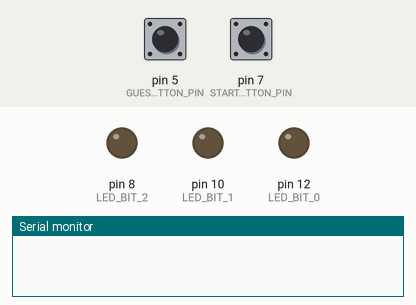
This sketch was run on a simulated Arduino Uno, built with avr-gcc and run on an emulated ATmega328P. Parts: output pins drawn as LEDs (lit = HIGH), the last lines printed to the serial monitor. The test bench sets the inputs (shaded band); at power-on: pin 5 (GUESS_BUTTON_PIN) LOW, pin 7 (START_BUTTON_PIN) LOW. Random numbers use the default seed unless the sketch sets one.

Above: at 1.2 s.
1.3 s: pin 5 (GUESS_BUTTON_PIN) pulled HIGH for 0.15 s
At 1.9 s:
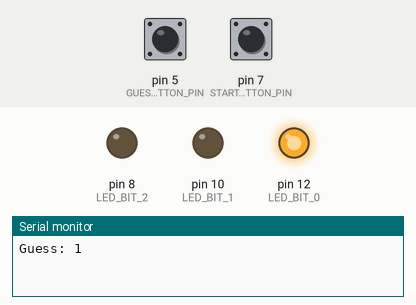
2.9 s: pin 7 (START_BUTTON_PIN) pulled HIGH for 0.15 s
At 4.1 s:
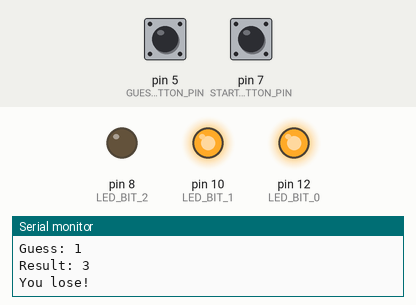
4.5 s: pin 5 (GUESS_BUTTON_PIN) pulled HIGH for 1 s
At 5.3 s:
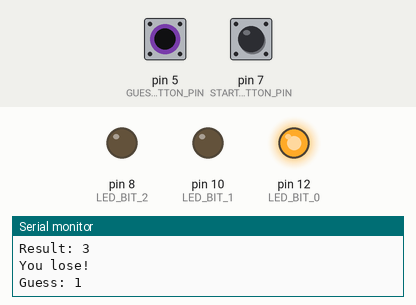
7.0 s: pin 7 (START_BUTTON_PIN) pulled HIGH for 1 s
At 7.4 s:
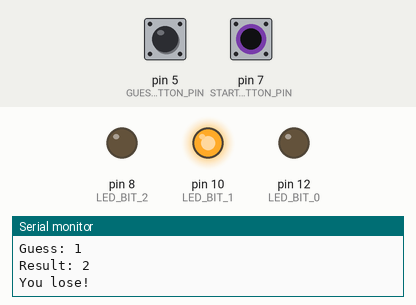
9.5 s: pin 7 (START_BUTTON_PIN) pulled HIGH for 3.2 s
At 10.5 s:
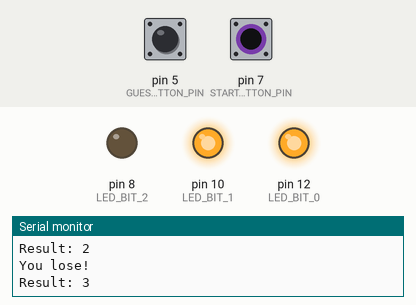
14.2 s: pin 7 (START_BUTTON_PIN) pulled HIGH for 0.15 s
At 15.3 s:
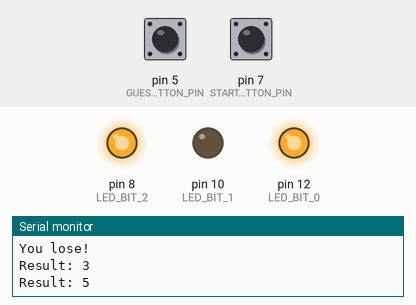
Timing chart, 0 to 16.8 s (numbered marks = the images above; inputs shaded):
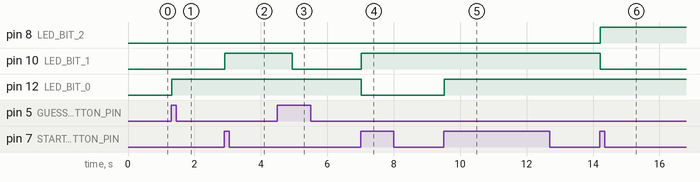

Measured:
- after the input at 1.3 s, pin 12 (LED_BIT_0): LOW → HIGH at once
- after the input at 2.9 s, pin 10 (LED_BIT_1): LOW → HIGH at once
- after the input at 4.5 s, pin 10 (LED_BIT_1): HIGH → LOW after 0.44 s
- after the input at 7.0 s, pin 10 (LED_BIT_1): LOW → HIGH at once; pin 12 (LED_BIT_0): HIGH → LOW at once
- after the input at 9.5 s, pin 12 (LED_BIT_0): LOW → HIGH at once
- after the input at 14.2 s, pin 8 (LED_BIT_2): LOW → HIGH at once; pin 10 (LED_BIT_1): HIGH → LOW at once

The sketch:

DiceGame.ino
```cpp
#include <Bounce2.h>

const unsigned int LED_BIT_0 = 12;
const unsigned int LED_BIT_1 = 10;
const unsigned int LED_BIT_2 = 8;
const unsigned int START_BUTTON_PIN = 7;
const unsigned int GUESS_BUTTON_PIN = 5;
const unsigned int BAUD_RATE = 9600;
const unsigned int DEBOUNCE_DELAY = 20;

int guess = 0;
Bounce start_button;
Bounce guess_button;

void setup() {
    pinMode(LED_BIT_0, OUTPUT);
    pinMode(LED_BIT_1, OUTPUT);
    pinMode(LED_BIT_2, OUTPUT);
    pinMode(START_BUTTON_PIN, INPUT);
    pinMode(GUESS_BUTTON_PIN, INPUT);

    start_button.attach(START_BUTTON_PIN);
    start_button.interval(DEBOUNCE_DELAY);
    guess_button.attach(GUESS_BUTTON_PIN);
    guess_button.interval(DEBOUNCE_DELAY);
    randomSeed(analogRead(A0));
    Serial.begin(BAUD_RATE);
}

void loop() {
    handle_guess_button();
    handle_start_button();
}

void handle_guess_button() {
    if (guess_button.update()) {
        if (guess_button.read() == HIGH) {
            guess = (guess % 6) + 1;
            output_result(guess);
            Serial.print("Guess: ");
            Serial.println(guess);
        }
    }
}

void handle_start_button() {
    if (start_button.update()) {
        if (start_button.read() == HIGH) {
            const int result = random(1, 7);
            output_result(result);
            Serial.print("Result: ");
            Serial.println(result);
            if (guess > 0){
                if (result == guess) {
                    Serial.println("You win!");
                    hooray();
                } else {
                    Serial.println("You lose!");
                }
            }
            delay(2000);
            guess = 0;
        }
    }
}

void hooray() {
    for (unsigned int i = 0; i < 3; i++){
        output_result(7);
        delay(500);
        output_result(0);
        delay(500);
    }
}

void output_result(const long result){
    digitalWrite(LED_BIT_0, result & B001);
    digitalWrite(LED_BIT_1, result & B010);
    digitalWrite(LED_BIT_2, result & B100);
}
```
